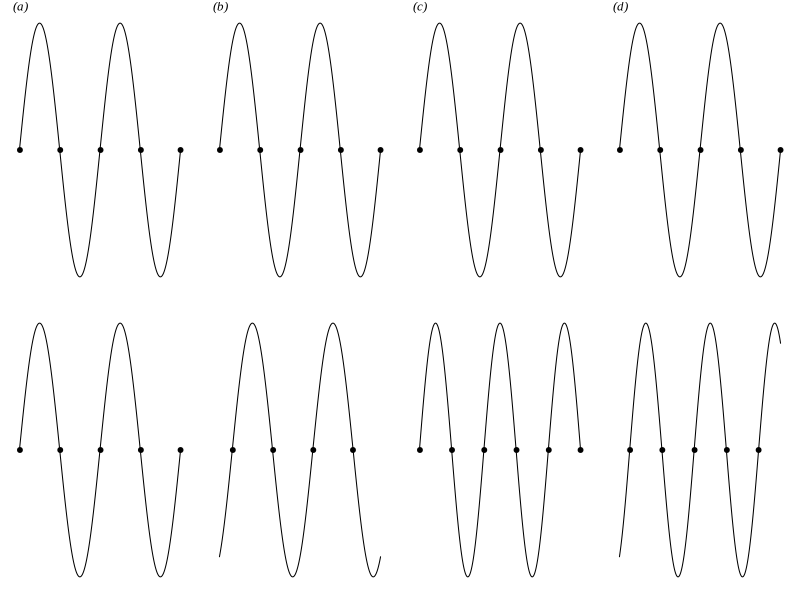

Generate this figure with R: (Note: this script raises an error after producing the figure.)

f = 2
t = seq(0,2*pi*f,length.out = 1000)
quartz(width=4.55,height=1)
par(mfcol=c(2,4),mar = c(1,1,1,1))
par(cex = .65,las=1,bty='n',
    family="Times New Roman")

# 1. f = 2, no phase
plot(t,sin(t),type = "l",xaxt="n",yaxt="n",ylab="",xlab="",bty="n")
zero = which(round(sin(t),digits=1)==0)
zero = c(zero[diff(zero)!=1],length(t))
points(t[zero],rep(0,length(zero)),pch=19)
title(main="(a)",font.main=3,adj = 0)

# 2. same
plot(t,sin(t),type = "l",xaxt="n",yaxt="n",ylab="",xlab="",bty="n")
zero = which(round(sin(t),digits=1)==0)
zero = c(zero[diff(zero)!=1],length(t))
points(t[zero],rep(0,length(zero)),pch=19)

# 3. same
plot(t,sin(t),type = "l",xaxt="n",yaxt="n",ylab="",xlab="",bty="n")
zero = which(round(sin(t),digits=1)==0)
zero = c(zero[diff(zero)!=1],length(t))
points(t[zero],rep(0,length(zero)),pch=19)
title(main="(b)",font.main=3,adj = 0)

# 4. phase adjustment
t1 = seq(0,2*pi*f,length.out = 1000)-1
plot(t,sin(t1),type = "l",xaxt="n",yaxt="n",ylab="",xlab="",bty="n")
zero = which(round(sin(t1),digits=1)==0)
zero = c(zero[diff(zero)!=1],829)
points(t[zero],rep(0,length(zero)),pch=19)

# 5. same
plot(t,sin(t),type = "l",xaxt="n",yaxt="n",ylab="",xlab="",bty="n")
zero = which(round(sin(t),digits=1)==0)
zero = c(zero[diff(zero)!=1],length(t))
points(t[zero],rep(0,length(zero)),pch=19)
title(main="(c)",font.main=3,adj = 0)

# 6. frequency adjustment
t2 = seq(0,2*pi*(f+.5),length.out = 1000)
plot(t,sin(t2),type = "l",xaxt="n",yaxt="n",ylab="",xlab="",bty="n")
zero = which(round(sin(t2),digits=1)==0)
zero = c(zero[diff(zero)!=1],length(t))
points(t[zero],rep(0,length(zero)),pch=19)


# 7. same
plot(t,sin(t),type = "l",xaxt="n",yaxt="n",ylab="",xlab="",bty="n")
zero = which(round(sin(t),digits=1)==0)
zero = c(zero[diff(zero)!=1],length(t))
points(t[zero],rep(0,length(zero)),pch=19)
title(main="(d)",font.main=3,adj = 0)

# 8. frequence+phase
t3 = seq(0,2*pi*(f+.5),length.out = 1000)-1
plot(t,sin(t3),type = "l",xaxt="n",yaxt="n",ylab="",xlab="",bty="n")
zero = which(round(sin(t3),digits=1)==0)
zero = c(zero[diff(zero)!=1],864)
points(t[zero],rep(0,length(zero)),pch=19)
remove(list=c("f","t","t1","t2","t3","zero"))
quartz.save(file="Examples/Chapter 8/Example 8.5.pdf",type="pdf");dev.off()